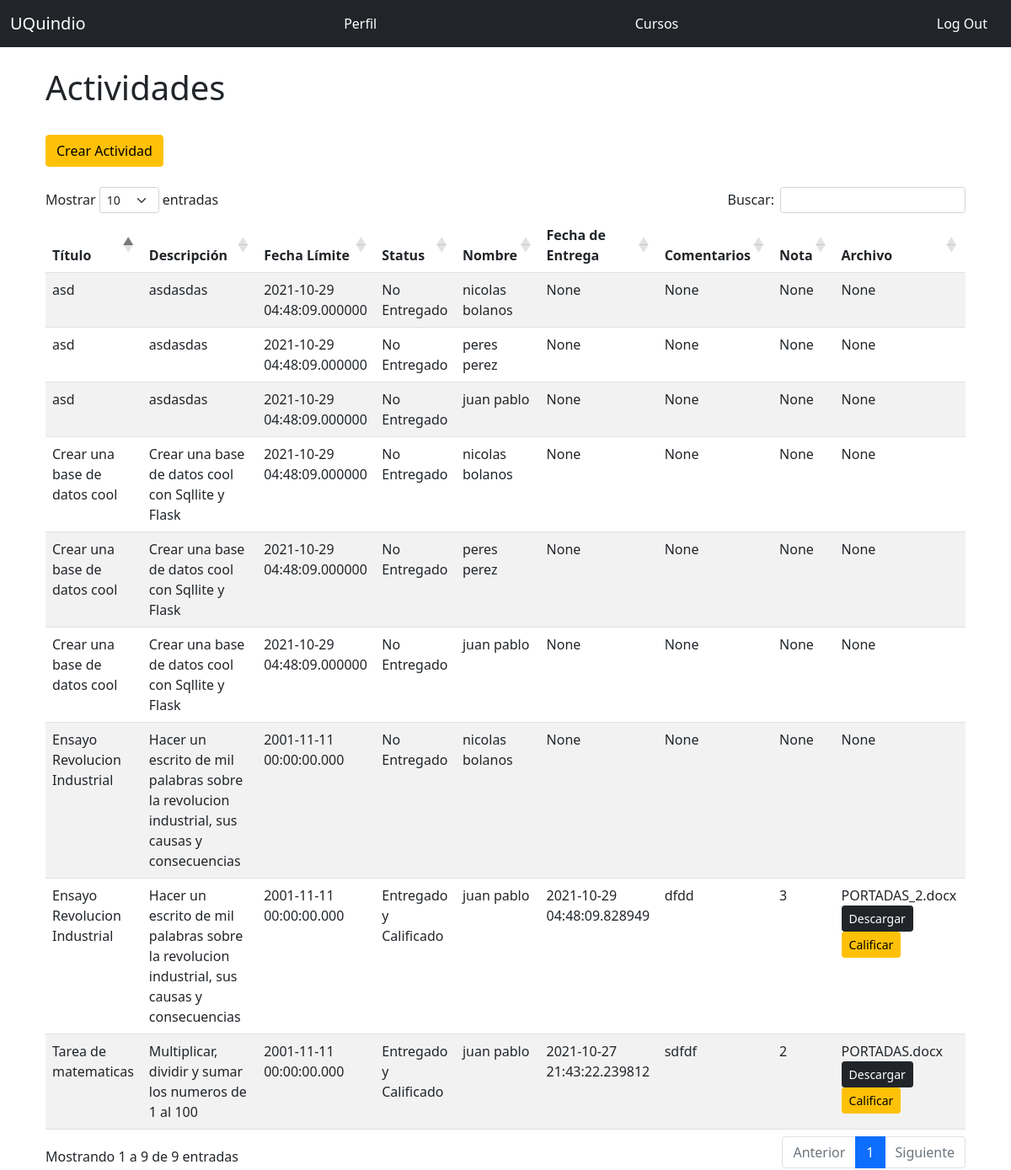
Page /teachers/activities/2/2 (signed in) on the earlier database version.
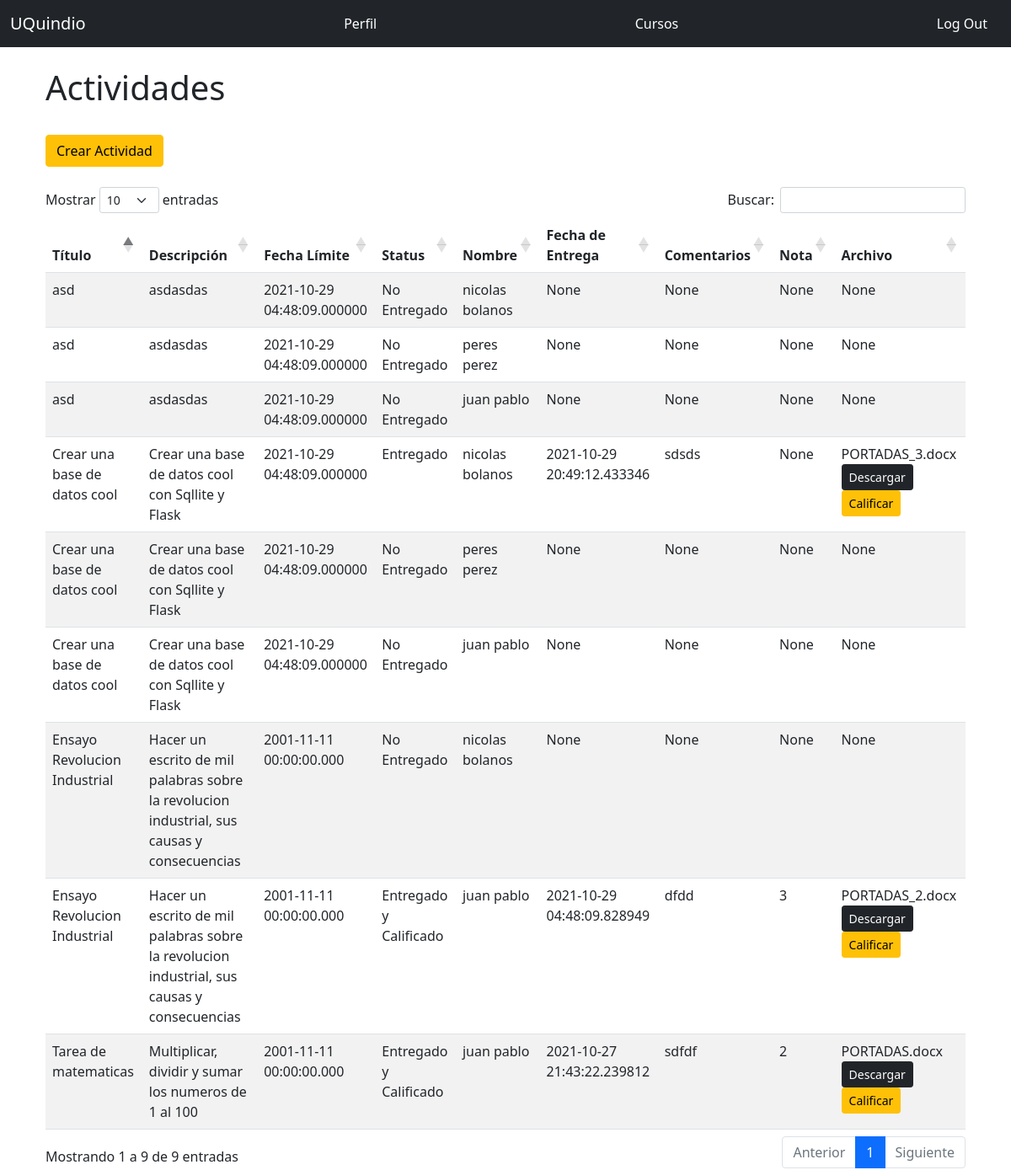
Same page on the later database version.
### app.py (models this page shows, shortened)
class Homework(db.Model):
    __tablename__ = 'homework'
    id = db.Column(db.Integer, primary_key = True)
    title = db.Column(db.String(128))
    description = db.Column(db.Text)
    limit_date = db.Column(db.DateTime, default=datetime.utcnow)
    status = db.Column(db.String)
    student_comment = db.Column(db.Text)
    grade = db.Column(db.DECIMAL(5,2))
    date_sent = db.Column(db.DateTime)
    file_url = db.Column(db.String)
    enrollment_id = db.Column(db.Integer, db.ForeignKey('enrollment.id'))

class User(UserMixin, db.Model):
    __tablename__ = 'students'
    id = db.Column(db.Integer, primary_key = True)
    email = db.Column(db.String(64), unique=True, index=True)
    username = db.Column(db.String(64), unique=True, index=True)
    name = db.Column(db.String(64))
    last_name = db.Column(db.String(64))
    cc = db.Column(db.Integer, unique=True, index=True)
    age = db.Column(db.Integer)
    genre = db.Column(db.CHAR)
    password_hash = db.Column(db.String(128))
    role_id = db.Column(db.Integer, db.ForeignKey('roles.id'))
    @property
    def password(self):
        raise AttributeError('password no es un atributo legible')

### app.py (the view)
@app.route('/teachers/activities/<int:teacher_id>/<int:course_id>', methods=['GET', 'POST'])
@login_required
@require_role(role="Teacher")
def teacher_activities(teacher_id, course_id):
    result = db.session.execute('Select teachers.id, courses.name As course_name, courses.code As course_code, courses.id As courses_id, homework.title As homework_title, homework.description As homework_description, homework.student_comment As homework_student_comment, students.name As students_name, students.last_name As students_last_name, homework.limit_date As homework_limit_date, homework.status As homework_status, homework.grade As homework_grade, homework.date_sent As homework_date_sent, homework.id As homework_id, homework.file_url As homework_file_url From enrollment Inner Join courses On courses.id = enrollment.course_id Inner Join homework On enrollment.id = homework.enrollment_id Inner Join teachers On teachers.id = courses.teacher_id Inner Join students On students.id = enrollment.student_id Where teachers.id = :val And courses.id = :val2', {'val': teacher_id, 'val2': course_id})
    return render_template('teacher_activities.html', result=result, teacher_id=teacher_id, course_id=course_id)

### app.py (called while the page is built)
def require_role(role):
    def decorator(func):
        @wraps(func)
        def wrapped_function(*args, **kwargs):
            if not session['account_type'] == role:
                return redirect("/404")
            else:
                return func(*args, **kwargs)
        return wrapped_function
    return decorator

@login_manager.user_loader
def load_user(user_id):
    if session['account_type'] == 'Student':
        return User.query.get(int(user_id))
    elif session['account_type'] == 'Teacher':
        return Teacher.query.get(int(user_id))
    elif session['account_type'] == 'Admin':
        return Admin.query.get(int(user_id))
    else:
      return None

### templates/teacher_activities.html (shortened to what this page needs)
{% extends "base.html" %}
{% block page_content %}
<div class="page-header">
    <h1>Actividades </h1>
    <br/>
    <a href="{{ url_for('teacher_create_activity', teacher_id=teacher_id, course_id=course_id) }}">
      <span class="btn btn-warning">Crear Actividad</span></a>
</div>
<br/>
    <table id="data" class="table table-striped">
      <thead>
        <tr>
          <th>Título</th>
          <th>Descripción</th>
          <th>Fecha Límite</th>
          <th>Status</th>
          <th>Nombre</th>
          <th>Fecha de Entrega</th>
          <th>Comentarios</th>
          <th>Nota</th>
          <th>Archivo</th>
        </tr>
      </thead>
      <tbody>
        {% for r in result %}
          <tr>
            <td>{{ r.homework_title }}</td>
            <td>{{ r.homework_description }}</td>
            <td>{{ r.homework_limit_date }}</td>
            <td>{{ r.homework_status }}</td>
            <td>{{ r.students_name }} {{ r.students_last_name }}</td>
            <td>{{ r.homework_date_sent }}</td>
            <td>{{ r.homework_student_comment }}</td>
            <td>{{ r.homework_grade}}</td>
            <td>{{ r.homework_file_url}} {% if r.homework_file_url %}
              <a href="{{ url_for('download_file', homework_id=r.homework_id)}}">
                <span class="btn btn-dark btn-sm">Descargar</span>
              </a>
              <a href="{{ url_for('teacher_grade', teacher_id=teacher_id, course_id=course_id, homework_id=r.homework_id) }}">
                <span class="btn btn-warning btn-sm">Calificar</span>
              </a>
              {% endif %}</td>
          </tr>
        {% endfor %}
      </tbody>
    </table>
{% endblock %}

Differences in the rows shown:
changed Homework: homework_status "No Entregado" → "Entregado"; homework_date_sent "None" → "2021-10-29 20:49:12.433346"; homework_student_comment "None" → "sdsds"; homework_file_url "None" → "PORTADAS_3.docx"; now shows "Descargar Calificar"
